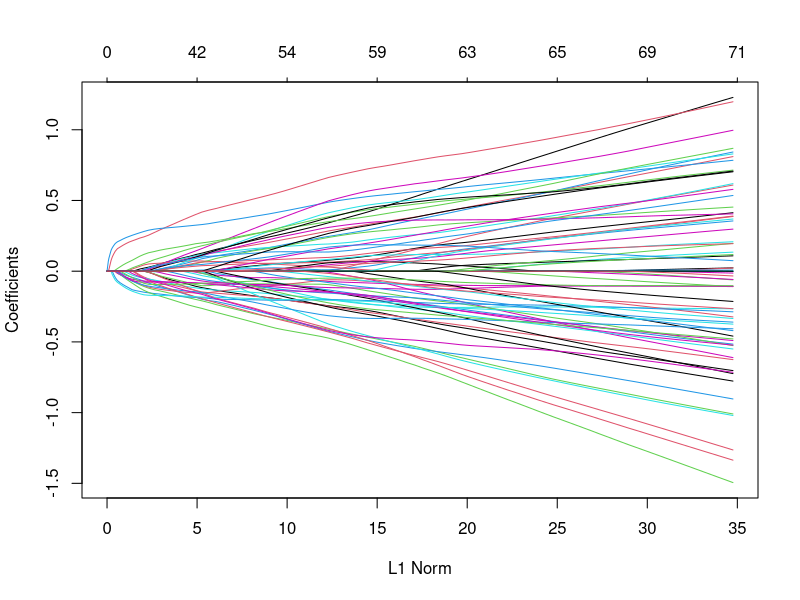

Generate this figure with R:
library(glmnet)
n = 100 
p = 200

y = rep("blue", n)
y[(n/2):n] = "red"

y = factor(y) # label to "factor"
y_names = seq(n,1,-1)

x = matrix(rnorm(n*p), nrow=n, ncol=p)
x_names = seq(1,n,1)

idx = match(y_names, x_names)

y_names = y_names[idx]
y = y[idx]

# glmnet
obj = glmnet(x, y, family="binomial")
plot(obj)

c = coef(obj)
idx = which(abs(c[-1, 10])>0)

# print the names of miRNA corresponding to the indices

